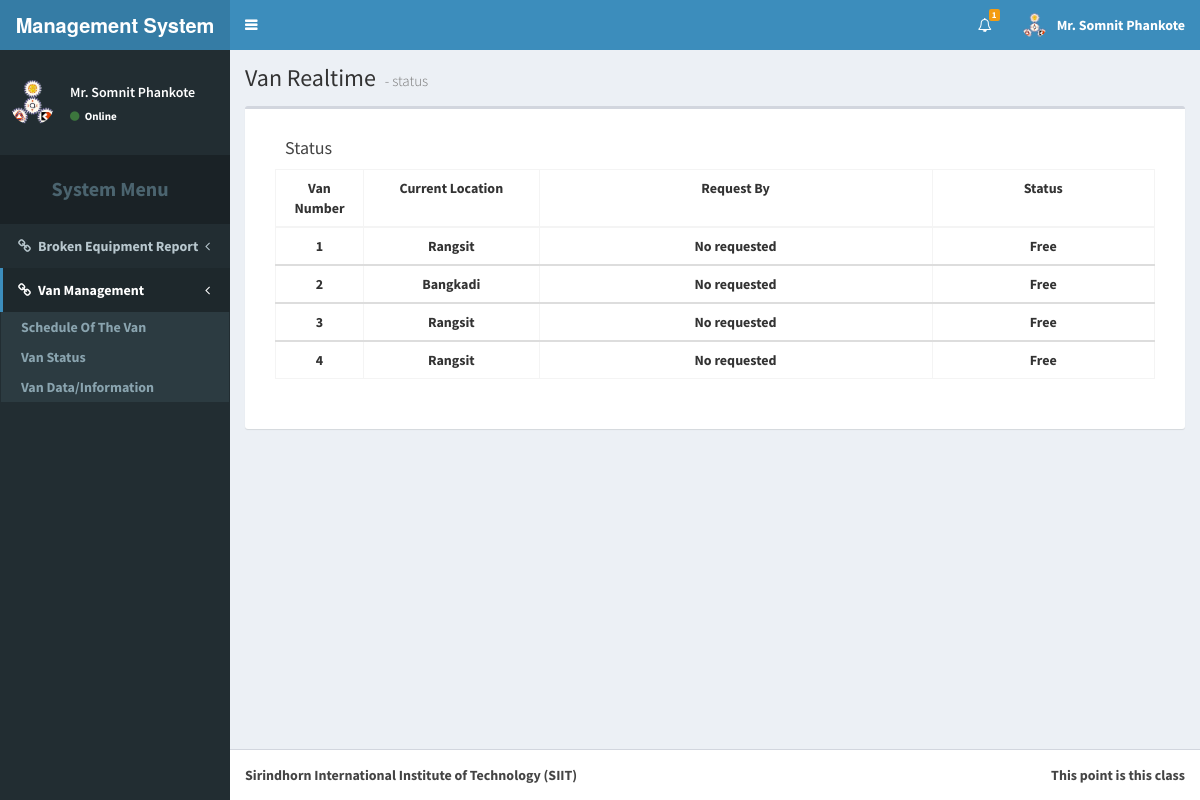
The app's page /vanindex.php?mode=1 (signed in) with its own data.
### tables this page shows
CREATE TABLE `van` (
  `van_no` int(11) NOT NULL AUTO_INCREMENT,
  `location` varchar(255) NOT NULL DEFAULT 'Rangsit',
  `status` varchar(255) NOT NULL DEFAULT 'Free',
  `driver_no` int(11) NOT NULL COMMENT 'driver_no = memer_no (membr table)',
  `current_location` varchar(255) NOT NULL DEFAULT 'Rangsit',
  `request_by` varchar(255) NOT NULL DEFAULT 'No requested',
  `van_license_plate` varchar(50) DEFAULT NULL,
  PRIMARY KEY (`van_no`)
);

### vanindex.php (the view, shortened to what this page needs)
<!DOCTYPE html>
<?php
require_once('connect.php');
?>
<html>
<head>
  <link rel="stylesheet" href="bootstrap/css/bootstrap.css">
  <link rel="stylesheet" href="https://cdnjs.cloudflare.com/ajax/libs/font-awesome/4.5.0/css/font-awesome.min.css">
  <link rel="stylesheet" href="https://cdnjs.cloudflare.com/ajax/libs/ionicons/2.0.1/css/ionicons.min.css">
  <link rel="stylesheet" href="dist/css/AdminLTE.css">
  <link rel="stylesheet" href="dist/css/skins/skin-blue.css">
</head>
<body class="hold-transition skin-blue sidebar-mini">
<div class="wrapper">
  <header class="main-header">
    <a href="/Senior_Project" class="logo">
      <span class="logo-lg"><b>Management System<b></span>
    </a>
    <nav class="navbar navbar-static-top" role="navigation">
      <a href="#" class="sidebar-toggle" data-toggle="offcanvas" role="button">
      </a>
      <div class="navbar-custom-menu">
        <ul class="nav navbar-nav">
          <?php
            if(isset($_SESSION['tier'])){
          ?>
          <li class="dropdown notifications-menu">
          <a href="#" class="dropdown-toggle" data-toggle="dropdown">
            <i class="fa fa-bell-o"></i>
            <span class="label label-warning">1</span>
          </a>
          </li>
          <?php
            if($_SESSION['tier'] == 'Admin'){
          ?>
          <li class="dropdown user user-menu">
            <a href="#" class="dropdown-toggle" data-toggle="dropdown">
              <img src="dist/img/user2-160x160.gif" class="user-image" alt="User Image">
              <span class="hidden-xs">Name Surname</span>
            </a>
            <ul class="dropdown-menu">
              <li class="user-header">
                <img src="dist/img/user2-160x160.gif" class="img-circle" alt="User Image">
                <p>
                  Name Surname - Ground Division Member
                  <small>Member since Nov. 2012</small>
                </p>
              </li>
              <li class="user-body">
                <div class="row">
                  <div class="col-xs-4 text-center">
                    <a href="member.php?mode=0">History</a>
                  </div>
                  <div class="col-xs-4 text-center">
                    <a href="member.php?mode=1">Request</a>
                  </div>
                  <div class="col-xs-4 text-center">
                    <a href="member.php?mode=2">Confirm</a>
                  </div>
                </div>
              </li>
              <li class="user-footer">
                <div class="pull-left">
                  <form action="profile.php" method="post">
                    <input type="submit" class="btn btn-default btn-flat" value="Profile" />
                      <input type="hidden" name="full_name" value=<?php echo $_SESSION['fname']; ?> >
                      <input type="hidden" name="username" value=<?php echo $_SESSION['user_name']; ?> >
                      <input type="hidden" name="password" value=<?php echo $_SESSION['user_pass']; ?> >
                      <input type="hidden" name="email" value=<?php echo $_SESSION['e_mail']; ?> >
                      <input type="hidden" name="user_tier" value=<?php echo $_SESSION['tier']; ?> >
                  </form>
                </div>
                <div class="pull-right">
                  <a href="logout.php" class="btn btn-default btn-flat">Log Out</a>
                </div>
              </li>
            </ul>
          </li>
          <?php
            }
            else{
          ?>
          <li class="dropdown user user-menu">
            <a href="#" class="dropdown-toggle" data-toggle="dropdown">
              <img src="dist/img/user2-160x160.gif" class="user-image" alt="User Image">
              <span class="hidden-xs"><?php echo $_SESSION['fname']; ?></span>
            </a>
          </li>
          <?php
            }
          ?>
          <?php
            }
            else{
          ?>
          <li><a href="login.php">Log-in</a></li>
          <?php
            }
          ?>
        </ul>
      </div>
    </nav>
  </header>
  <aside class="main-sidebar">
    <section class="sidebar">
      <div class="user-panel" style="margin-top:20px">
        <?php
          if(!isset($_SESSION['tier'])){
        ?>
        <center>
          <p><font color="white" size="5">Welcome Guest</font></p>
        </center>
        <?php
          }
          else{
        ?>
        <div class="pull-left image">
          <img src="dist/img/user2-160x160.gif" class="img-circle" alt="User Image">
        </div>
        <div class="pull-left info">
          <p><?php echo $_SESSION['fname']; ?></p>
          <a href="#"><i class="fa fa-circle text-success"></i> Online</a>
        </div>
        <?php
          }
        ?>
      </div>
      <ul class="sidebar-menu">
        <li class="header"
            style="margin-top:20px;padding-top:20px;padding-bottom:20px;font-size:20px"
        >
        <center>System Menu</center></li>
        <li class="treeview">
          <a href="#"><i class="fa fa-link"></i><span>Broken Equipment Report</span>
            <span class="pull-right-container">
              <i class="fa fa-angle-left pull-right"></i>
            </span>
          </a>
        </li>
        <li class="active treeview">
          <a href=""><i class="fa fa-link"></i><span>Van Management</span>
            <span class="pull-right-container">
              <i class="fa fa-angle-left pull-right"></i>
            </span>
          </a>
          <ul class="treeview-menu">
            <li><a href="vanindex.php?mode=0">Schedule Of The Van</a></li>
            <li><a href="vanindex.php?mode=1">Van Status</a></li>
            <li><a href="vanindex.php?mode=2">Van Data/Information</a></li>
          </ul>
        </li>
      </ul>
    </section>
  </aside>
  <div class="content-wrapper">
    <?php
      if($_GET['mode'] == 0){
     ?>
    <section class="content-header">
      <center>
        <h1>
          Please Select Van number to see the Schedule.
        </h1>
      </center>
    </section>
    <section class="content">
      <center>
        <div class="row" style="padding-top:40px">
          <?php
          $q = 'SELECT * FROM van;';
          $res = $db -> query($q);
          while($row = $res -> fetch_array()){
          ?>
          <div class="col-sm-3">
            <a href="vanSystem.php?mode=0&v=<?php echo $row['van_no']; ?>">
              Van Number <?php echo $row['van_no']; ?>
              <img src="resource/image/van.png" height="100%" width="100%" style="margin-top:10px;margin-bottom:40px" class="user-image" alt="User Image">
            </a>
            <div class="box" style="padding-bottom:30px;padding-left:30px;padding-right:30px">
            <div class="box-header">
              <h4 style="margin-bottom:20px">Today Plan</h4>
            </div>
            -Database 1<br>
            -Database 2<br>
            -Database 3<br>
            -Database 4
            </div>
          </div>
          <?php
    			}
          ?>
        </div>
      </center>
    </section>
    <?php
      }
      else if($_GET['mode'] == 1){
    ?>
        <section class="content-header">
          <h1>
            Van Realtime
            <small>- status</small>
          </h1>
        </section>
        <section class="content">
          <div class="box" style="padding-bottom:30px;padding-left:30px;padding-right:30px">
            <div class="box-header">
              <h3 class="box-title" style="margin-top:20px">Status</h3>
            </div>
            <table id="example2" class="table table-bordered table-hover" style="width:100%;" align="center">
              <thead>
                <tr>
                  <td style="text-align:center;width:10%">Van Number</td>
                  <td style="text-align:center;width:20%">Current Location</td>
                  <td style="text-align:center">Request By</td>
                  <td style="text-align:center">Status</td>
                </tr>
              </thead>
          <?php
          $q = 'SELECT * FROM van;';
          $res = $db -> query($q);
          while($row = $res -> fetch_array()){
          ?>
          <tbody>
            <tr>
            <td style="text-align:center"><?php echo $row['van_no']; ?></td>
            <td style="text-align:center"><?php echo $row['current_location']; ?></td>
            <td style="text-align:center"><?php echo $row['request_by']; ?></td>
            <td style="text-align:center"><?php echo $row['status']; ?></td>
            </tr>
          </tbody>
          <?php
    			}
          ?>
            </table>
          </div>
        </section>
    <?php
      }
     ?>
  </div>
  <footer class="main-footer">
    <div class="pull-right hidden-xs">
      This point is this class
    </div>
    <strong>Sirindhorn International Institute of Technology (SIIT)</strong>
  </footer>
</div>
</body>
</html>

### records on screen
van: van_no "1", current_location "Rangsit", request_by "No requested", status "Free"
van: van_no "2", current_location "Bangkadi", request_by "No requested", status "Free"
van: van_no "3", current_location "Rangsit", request_by "No requested", status "Free"
van: van_no "4", current_location "Rangsit", request_by "No requested", status "Free"

### other values on screen
$_SESSION['fname'] "Mr. Somnit Phankote"
